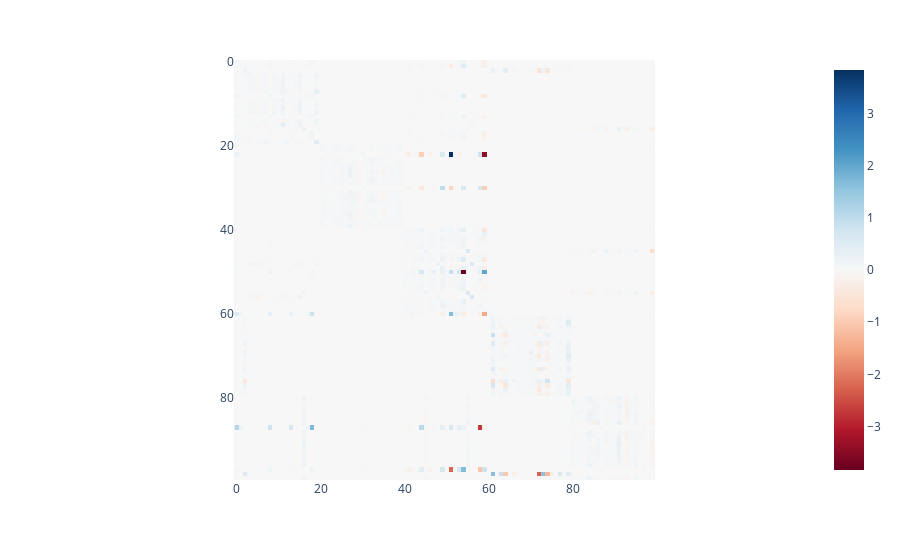

Notebook code for this chart:
### Code cell
# Plot the estimated VAR coefficient matrix, Phi
max_phi = np.max(phi_hat)
fig = px.imshow(phi_hat,zmin=-max_phi,zmax=max_phi,color_continuous_scale='RdBu')
fig.show()

### Figure 1 — Plotly figure (JSON) as saved in the notebook; plotly's stock layout.template omitted (floating-point values rounded to 4 significant figures; data arrays with more than 128 entries replaced by an {"elided": "..."} marker saying what was removed)
{"data": [{"coloraxis": "coloraxis", "hovertemplate": "x: %{x}<br>y: %{y}<br>color: %{z}<extra></extra>", "name": "0", "type": "heatmap", "xaxis": "x", "yaxis": "y", "z": {"elided": "100x100 float values"}}], "layout": {"coloraxis": {"cmax": 3.833, "cmin": -3.833, "colorscale": [[0, "rgb(103,0,31)"], [0.1, "rgb(178,24,43)"], [0.2, "rgb(214,96,77)"], [0.3, "rgb(244,165,130)"], [0.4, "rgb(253,219,199)"], [0.5, "rgb(247,247,247)"], [0.6, "rgb(209,229,240)"], [0.7, "rgb(146,197,222)"], [0.8, "rgb(67,147,195)"], [0.9, "rgb(33,102,172)"], [1, "rgb(5,48,97)"]]}, "margin": {"t": 60}, "xaxis": {"anchor": "y", "constrain": "domain", "domain": [0, 1], "scaleanchor": "y"}, "yaxis": {"anchor": "x", "autorange": "reversed", "constrain": "domain", "domain": [0, 1]}}}
